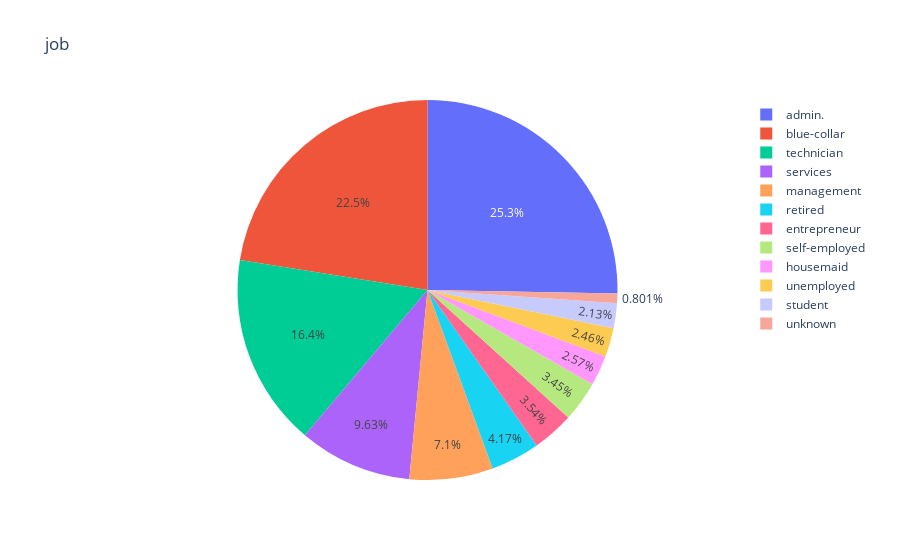

Notebook code for this chart:
### Code cell
fig = px.pie(df, values=np.ones(41176), names='job', title='job')
fig.show()

### Figure 1 — Plotly figure (JSON) as saved in the notebook; plotly's stock layout.template omitted (floating-point values rounded to 4 significant figures; data arrays with more than 128 entries replaced by an {"elided": "..."} marker saying what was removed)
{"data": [{"domain": {"x": [0, 1], "y": [0, 1]}, "hovertemplate": "job=%{label}<br>value=%{value}<extra></extra>", "labels": {"elided": "41176 str values"}, "legendgroup": "", "name": "", "showlegend": true, "type": "pie", "values": {"elided": "41176 int values"}}], "layout": {"legend": {"tracegroupgap": 0}, "title": {"text": "job"}}}
